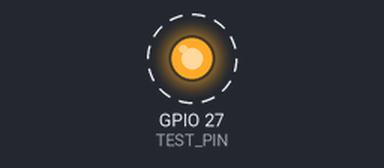
The sketch below on a simulated ESP32. On the bench: output pins drawn as LEDs (lit = HIGH). Dashed ring = blinking. What the sketch prints to the serial monitor is not drawn.

Above: at 0.2 s.
Timing chart, 0 to 3.0 s (numbered marks = the images above):
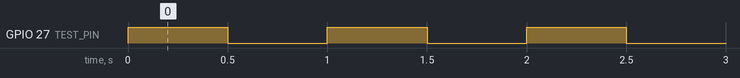

The sketch:

example_1.ino
```cpp
// Toggle a chosen GPIO (TEST_PIN) on and off every 500 ms to blink an LED or verify wiring on the breakout.
//
// Buy this module: https://shillehtek.com/products/esp32-38-pin-gpio-expansion-breakout
// Full manual: https://shillehtek.com/blogs/shillehtek-product-manuals/esp32-38-pin-gpio-expansion-breakout-manual
// More examples: https://github.com/shillehbean/shillehtek-examples
//

// Blink any breakout point to confirm your wiring & labels.
// Change TEST_PIN, upload, and put an LED (with resistor) or
// a multimeter on that terminal.
const int TEST_PIN = 27;

void setup() {
  pinMode(TEST_PIN, OUTPUT);
  Serial.begin(115200);
  Serial.printf("Toggling GPIO %d\n", TEST_PIN);
}

void loop() {
  digitalWrite(TEST_PIN, HIGH);
  delay(500);
  digitalWrite(TEST_PIN, LOW);
  delay(500);
}
```

Measured:
- by itself, GPIO 27 (TEST_PIN): alternates HIGH for 0.50 s and LOW for 0.50 s
